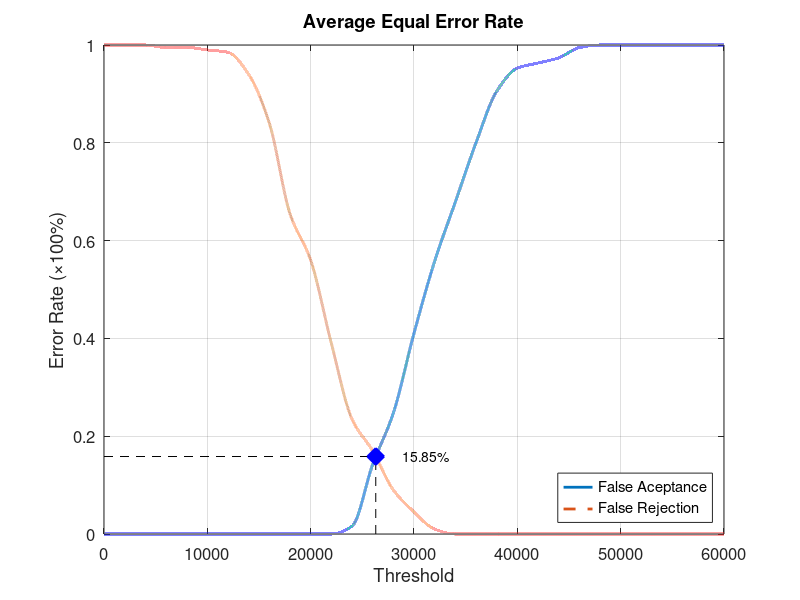
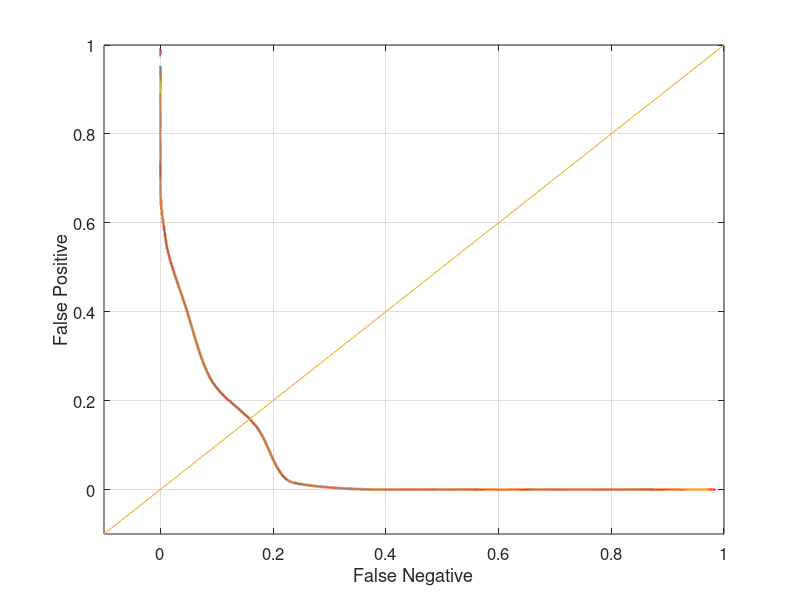

Write MATLAB code to recreate these figures, in order.
function yEER = Database1_1
close all;
clear;
clc;
x = 0:2000:60000;
xq = 0:0.5:60000;

y0 = [0 0 0 0 0 0 0 0 0 0 0 0 0.0157895 0.142105 0.247368 0.410526 0.557895 0.678947 0.8 0.905263 0.952632 0.963158 0.973684 0.994737 1 1 1 1 1 1 1];
yy0 = interp1(x, y0, xq, 'pchip');
y1 = [1 1 1 0.995 0.995 0.99 0.985 0.94 0.84 0.655 0.56 0.39 0.235 0.17 0.09 0.045 0.01 0 0 0 0 0 0 0 0 0 0 0 0 0 0];
yy1 = interp1(x, y1, xq, 'pchip');

% Calculating EER: 
y2 = abs(y0 - y1);
find(y2 == min(y2))
yy2 = abs(yy0 - yy1);
xEER = find(yy2 == min(yy2));
xEERIndex = xq(xEER) % X-axis EER
yEER = yy0(xEER) % Y-axis EER

main = figure
plot(xq, yy0,'-','LineWidth', 2);	hold on
plot(xq, yy1,'--','LineWidth', 2);	hold on
plot([xEERIndex xEERIndex], [0 yEER], 'k--');	hold on
plot([0 xEERIndex], [yEER yEER], 'k--');	hold on
plot(xEERIndex, yEER, 'bx', 'LineWidth', 10);	hold on
text(xEERIndex + 10 * xEERIndex / 100, yEER, [num2str(round((10000 * yEER)) / 100) '%'])
legend('False Aceptance', 'False Rejection', 'Location', 'SouthEast')
xlabel('Threshold')
ylabel('Error Rate (\times100%)')
title('Average Equal Error Rate')
set(gca, 'FontSize', 12)
axis([0 60000 0 1])
grid on

print(main, 'Database1_1Main', '-dpng');
FNRxFPR = figure('Color', [1 1 1]);
plot(yy1, yy0, '-', yy1, yy0, 'LineWidth', 2);
hold on
y = -0.1:0.1:1
plot(y, y); 
set(gca, 'FontSize', 12)
xlabel('False Negative')
ylabel('False Positive')
axis([-0.1 1 -0.1 1])
set(gca, 'FontSize', 12)
grid on

print(FNRxFPR, 'Database1_1FNRxFPR','-dpng');
end
